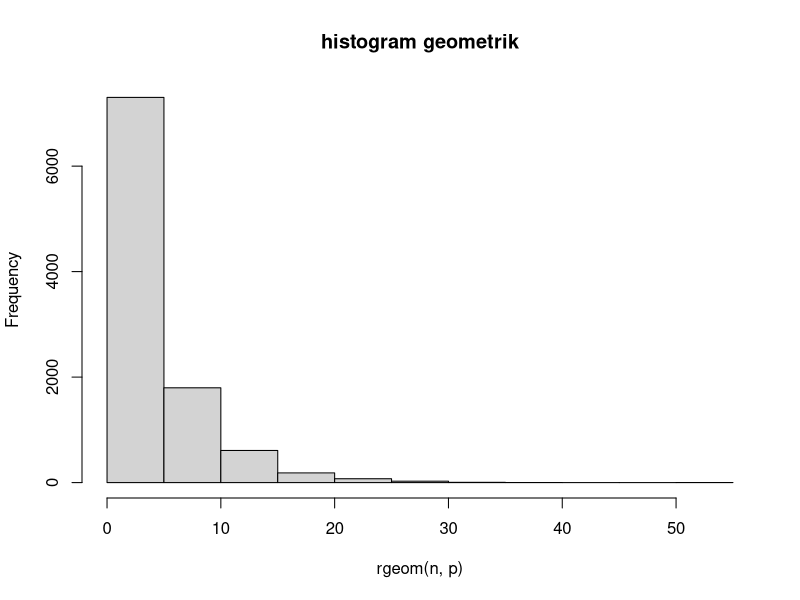
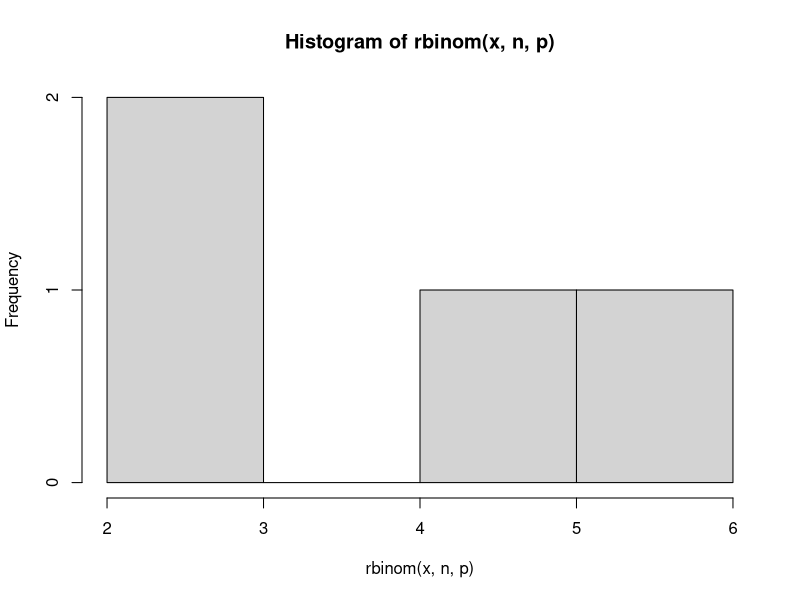
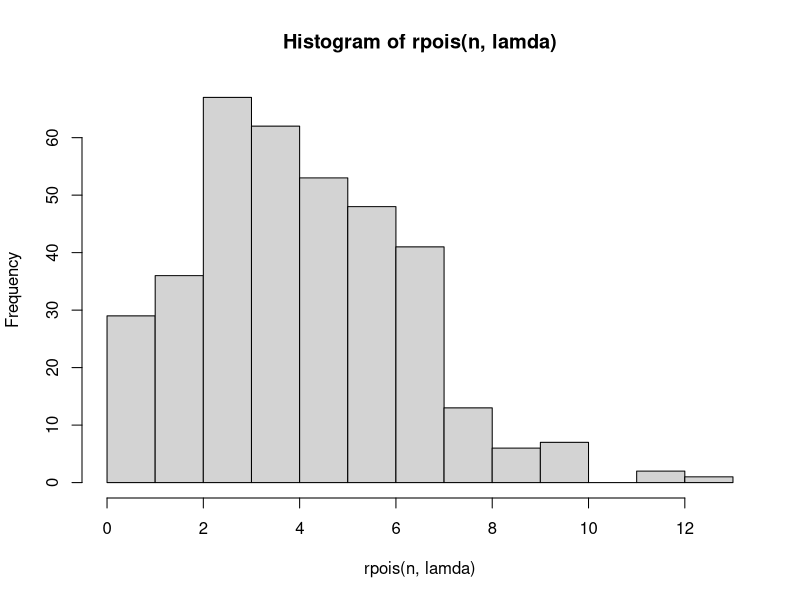
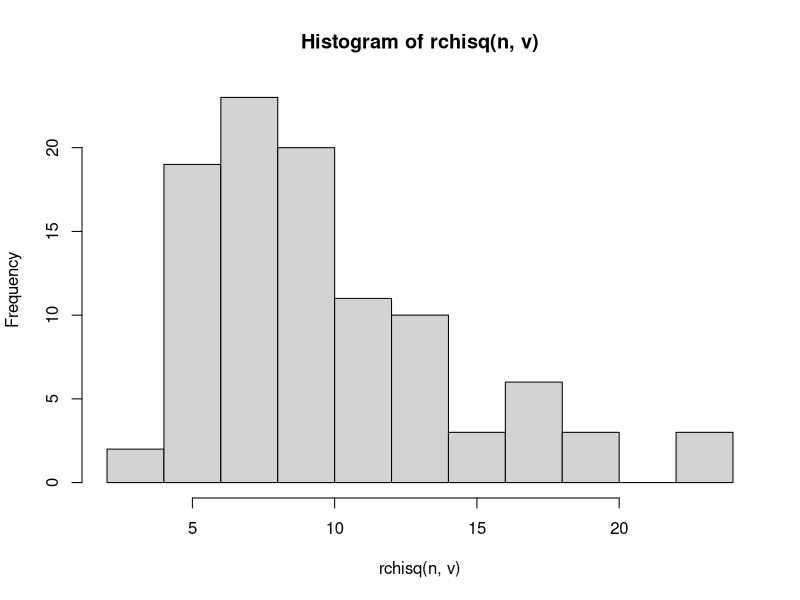
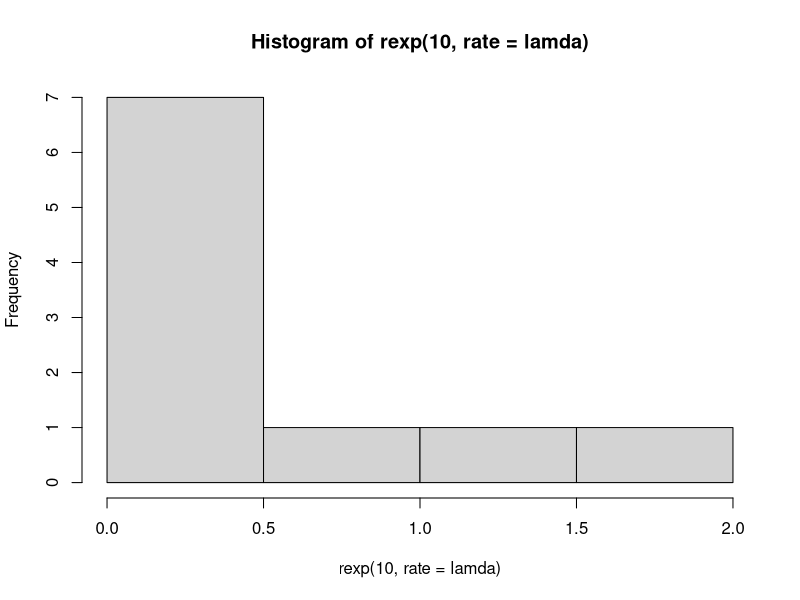
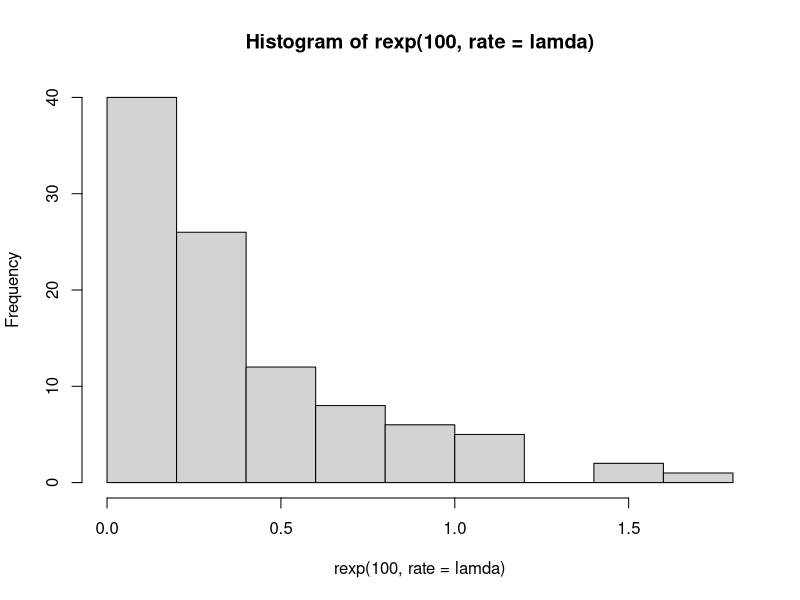
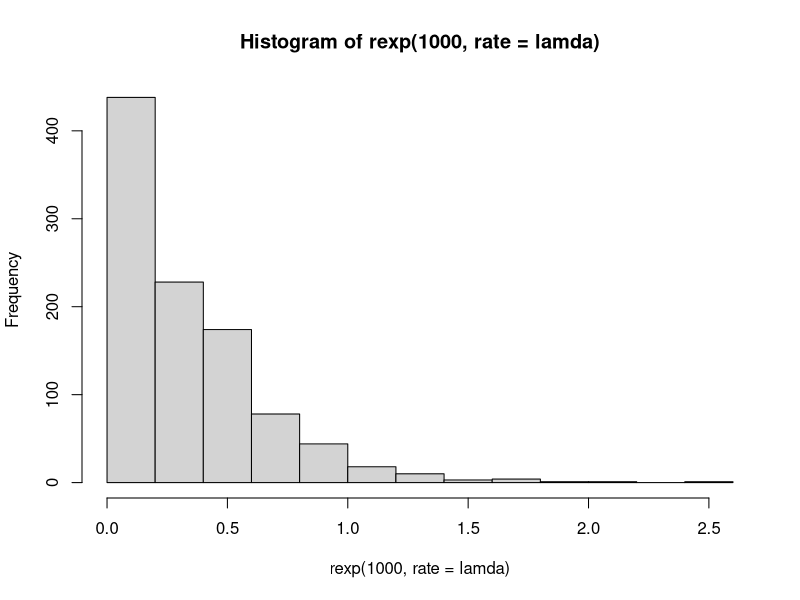
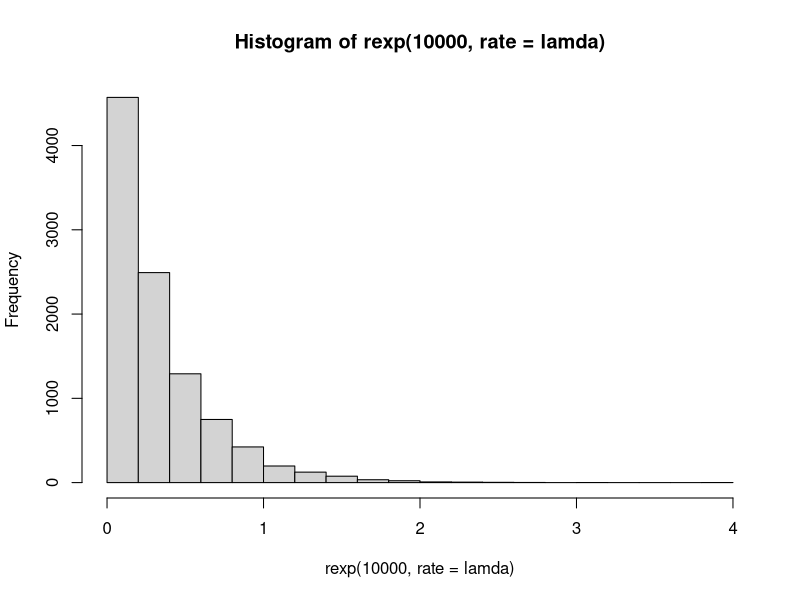

Reproduce these figures in R, in order.
#1

x <- 3
p <- 0.2

#a
peluang <- dgeom(x, 1 - p)
print(peluang)

#b
n <- 10000
ratarata <- mean(rgeom(n, p) == 3)
print(ratarata)

#d
set.seed(1)
hist(rgeom(n, p), main = "histogram geometrik")

#e
rataan = 1 / p
paste("Nilai rataan:", rataan)

varian = (1 - p) / (p ^ 2)
paste("Nilai varian:", varian)


#2

n <- 20
p <- 0.2

#a
x <- 4
binom = dbinom(x, n, p)

print(binom)

#b
hist(rbinom(x, n, p))

#c
rataan <- n * p
variansi <- n * p * (1 - p)

print(rataan)
print(variansi)

#3

lamda <- 4.5

#a
x <- 6
pel <- dpois(x, lamda)
print(pel)

#b
n <- 365
hist(rpois(n, lamda))

#d
rataan <- lamda
variansi <- lamda
print(rataan)
print(variansi)

#4

x <- 2
v <- 10

#a
peluang <- dchisq(x, v)
print(peluang)

#b
n <- 100
hist(rchisq(n, v))

#c
rataan <- v
variansi <- 2 * v

print(rataan)
print(variansi)


#5

lamda <- 3

#a
prob <- rexp(1, rate = lamda)
print(prob)

#b

hist(rexp(10, rate = lamda))
hist(rexp(100, rate = lamda))
hist(rexp(1000, rate = lamda))
hist(rexp(10000, rate = lamda))

#c
n <- 100
set.seed(1)

rataan <- mean(rexp(n, rate = lamda))
variansi <- (sd(rexp(n, rate = lamda)))^ 2
print(rataan)
print(variansi)


#6

n <- 100
mean <- 50
sd <- 8

#a
set.seed(1)
var <- rnorm(n, mean, sd)
rataan <- mean(var)

x1 <- floor(rataan)
x2 <- ceiling(rataan)

print(x1)
print(x2)
print(rataan)

zscore <- (var - rataan) / sd(var)
plot(zscore)

#b
breaks <- 50
hist(var, breaks, main = "5025211147_Rr. Diajeng Alfisyahrinnisa Anandha_Probstat_A_DNhistogram")

#c
variansi <- (sd(var)) ^ 2
print(variansi)




